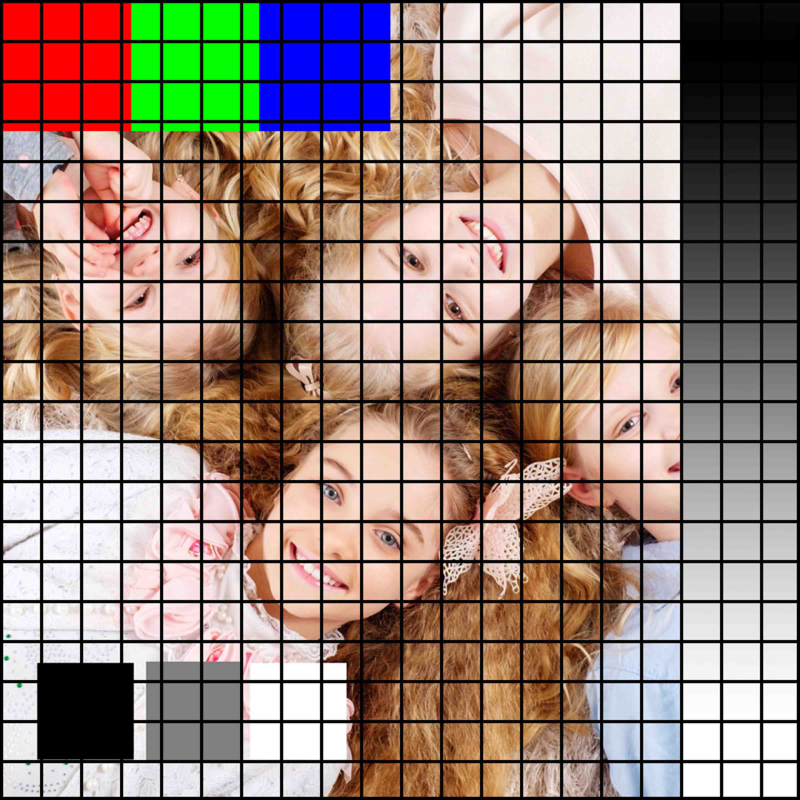
#> input picture grid.jpg, 4000 x 4000 px (shown at 1/5 size)
$ python valentine_card_2.py ../grid.jpg ../grid.jpg ../grid.jpg ../grid.jpg ../grid.jpg ../grid.jpg
#> lines starting #> are read from the running program, lines starting #| are printed output that depends on the picture
import cv2
import numpy as np
import sys
import json
import os
import subprocess

def centroid(mask):
    pts = cv2.findNonZero(mask)
    if pts is None: return None
    return np.mean(pts.reshape(-1, 2).astype(np.float32), axis=0)

def get_corners_safe(hsv):
    try:
        red1 = cv2.inRange(hsv, np.array([0,150,50]), np.array([7,255,255]))
        red2 = cv2.inRange(hsv, np.array([175,150,50]), np.array([180,255,255]))
        tl = centroid(cv2.bitwise_or(red1, red2))
        tr = centroid(cv2.inRange(hsv, np.array([105,150,50]), np.array([130,255,255])))
        bl = centroid(cv2.inRange(hsv, np.array([8,150,50]), np.array([22,255,255])))
        br = centroid(cv2.inRange(hsv, np.array([140,120,50]), np.array([168,255,255])))
        if any(v is None for v in [tl, tr, bl, br]): return None
        return np.float32([tl, tr, br, bl])
    except: return None

def warp_rgba(img, dst, W, H):
    h, w = img.shape[:2]
    src = np.float32([[0, 0], [w - 1, 0], [w - 1, h - 1], [0, h - 1]])
    M = cv2.getPerspectiveTransform(src, dst)
    if img.shape[2] == 4:
        rgb = img[:, :, :3]
        alpha = img[:, :, 3]
    else:
        rgb = img
        alpha = np.ones((h, w), dtype=np.uint8) * 255
    warped_rgb = cv2.warpPerspective(rgb, M, (W, H))
    warped_alpha = cv2.warpPerspective(alpha, M, (W, H))
    return warped_rgb, warped_alpha

def alpha_blend(canvas, overlay_rgb, overlay_alpha):
    alpha = overlay_alpha.astype(np.float32) / 255.0
    alpha = np.dstack([alpha, alpha, alpha])
    canvas = canvas.astype(np.float32)
    overlay_rgb = overlay_rgb.astype(np.float32)
    out = overlay_rgb * alpha + canvas * (1 - alpha)
    return out.astype(np.uint8)

if __name__ == '__main__':
    templates_dir = sys.argv[-2]
    output_p = sys.argv[-1]

    caps = {
        "right2_img": cv2.VideoCapture(os.path.join(templates_dir, 'tmpl_1786333686192_right.mp4')),
        "middle2_img": cv2.VideoCapture(os.path.join(templates_dir, 'tmpl_1786333686197_middle.mp4')),
        "left2_img": cv2.VideoCapture(os.path.join(templates_dir, 'tmpl_1786333686202_left.mp4')),
        "heart_text2_img": cv2.VideoCapture(os.path.join(templates_dir, 'tmpl_1786333686202_heart_text.mp4')),
        "heart_image2_img": cv2.VideoCapture(os.path.join(templates_dir, 'tmpl_1786333686203_heart_image.mp4')),
    }
    imgs = {
        "table_img": cv2.imread(sys.argv[1], cv2.IMREAD_UNCHANGED),
        "right2_img": cv2.imread(sys.argv[2], cv2.IMREAD_UNCHANGED),
        "middle2_img": cv2.imread(sys.argv[3], cv2.IMREAD_UNCHANGED),
        "left2_img": cv2.imread(sys.argv[4], cv2.IMREAD_UNCHANGED),
        "heart_text2_img": cv2.imread(sys.argv[5], cv2.IMREAD_UNCHANGED),
        "heart_image2_img": cv2.imread(sys.argv[6], cv2.IMREAD_UNCHANGED),
    }

    if imgs["table_img"] is None: sys.exit(1)

    rendering_order = ["right2_img", "middle2_img", "left2_img", "heart_text2_img", "heart_image2_img"]
    first_layer_key = rendering_order[0] if len(rendering_order) > 0 else None

    fps = int(caps[first_layer_key].get(cv2.CAP_PROP_FPS)) if first_layer_key and caps[first_layer_key].isOpened() else 0
    fps = fps if fps > 0 else 30

    W, H = 720, 720
    table = imgs["table_img"]
#> table is the input picture: shape (4000, 4000, 3); mean B, G, R 120.5, 130.2, 150.5
    base_canvas = cv2.resize(cv2.cvtColor(table, cv2.COLOR_BGRA2BGR) if table.shape[2] == 4 else table.copy(), (W, H))
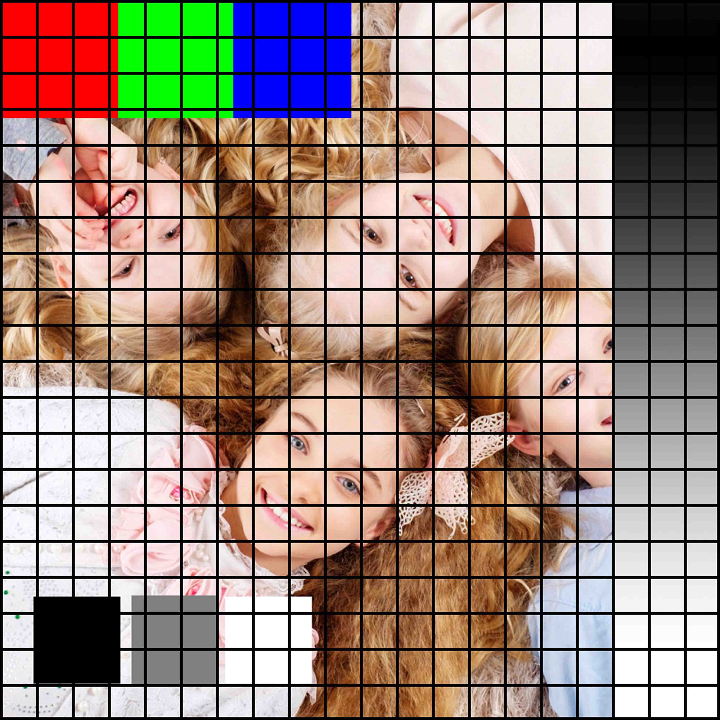
#> base_canvas: shape (720, 720, 3); mean B, G, R 120.6, 130.1, 150.4

    ffmpeg_cmd = ["ffmpeg", "-y", "-f", "rawvideo", "-pix_fmt", "bgr24", "-s", f"{W}x{H}", "-r", str(fps), "-i", "-", "-vcodec", "libx264", "-preset", "superfast", "-crf", "26", "-b:v", "1000k", "-maxrate", "1200k", "-bufsize", "2000k", "-pix_fmt", "yuv420p", output_p]
#> (the run stopped early here; a loop or call above may not have finished)
